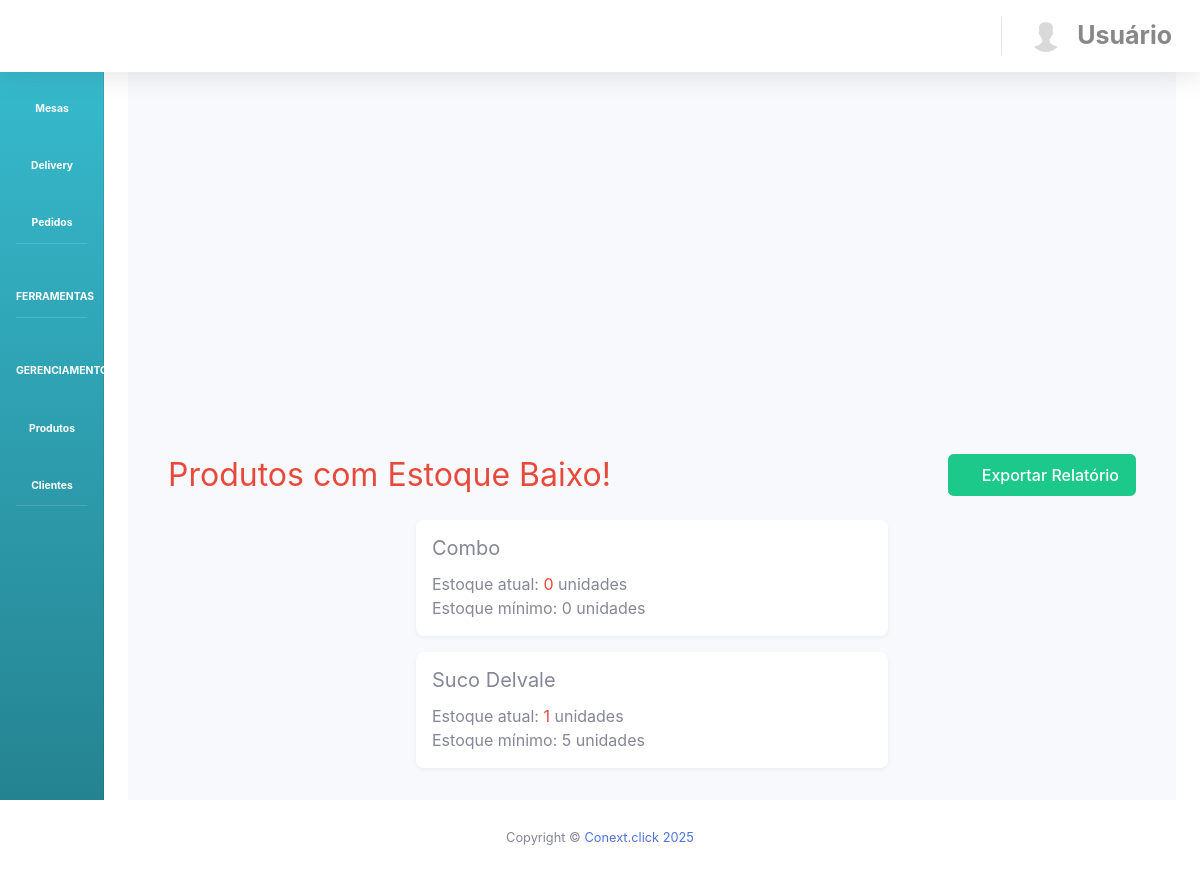
The app's page /?view=estoque (signed in), older data.
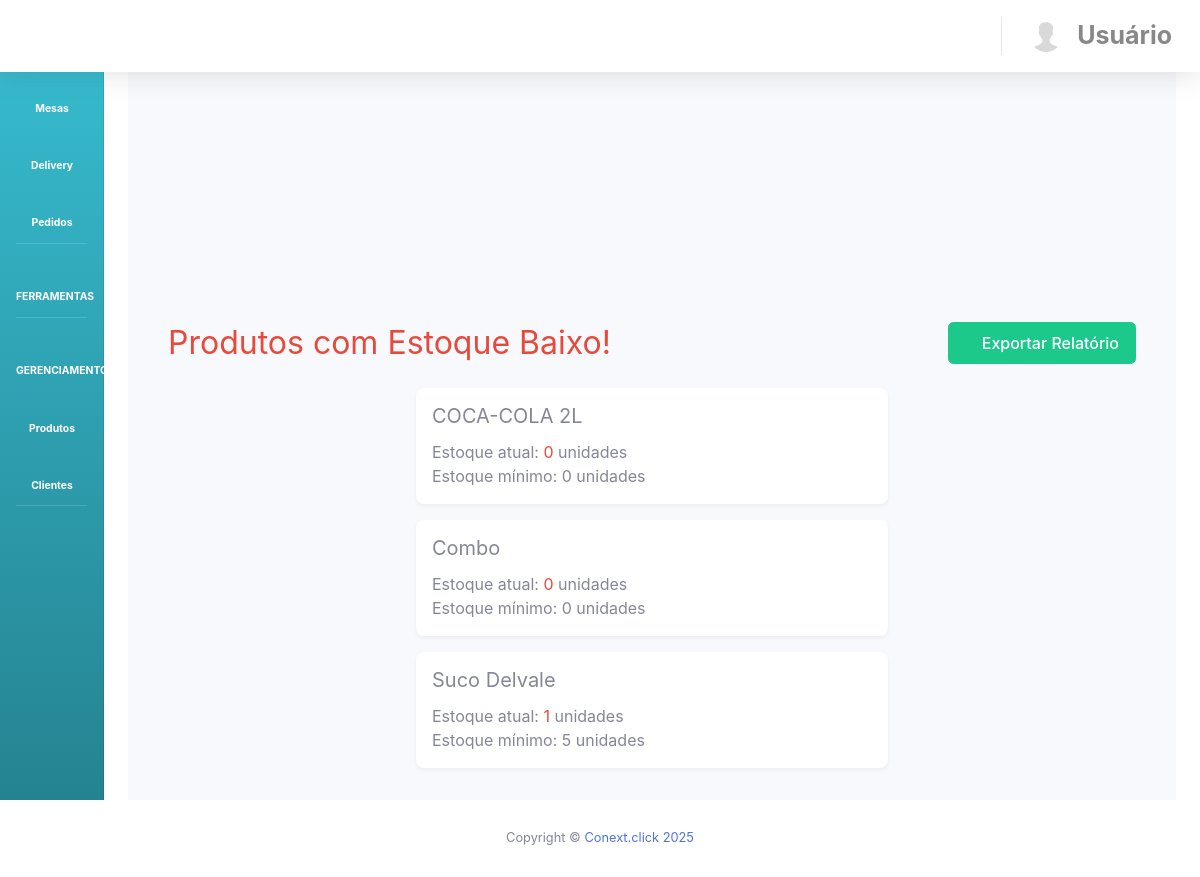
The same page, newer data.
### tables this page shows
CREATE TABLE `estoque` (
  `id` int NOT NULL,
  `produto_id` int NOT NULL,
  `estoque_atual` decimal(10,2) DEFAULT '0.00',
  `estoque_minimo` decimal(10,2) DEFAULT '0.00',
  `preco_custo` decimal(10,2) DEFAULT NULL,
  `marca` varchar(100) DEFAULT NULL,
  `fornecedor` varchar(100) DEFAULT NULL,
  `data_compra` date DEFAULT NULL,
  `data_validade` date DEFAULT NULL,
  `unidade` varchar(10) DEFAULT NULL,
  `observacoes` text,
  `created_at` timestamp NOT NULL DEFAULT CURRENT_TIMESTAMP,
  `updated_at` timestamp NOT NULL DEFAULT CURRENT_TIMESTAMP ON UPDATE CURRENT_TIMESTAMP
);

CREATE TABLE `produtos` (
  `id` int NOT NULL,
  `codigo` varchar(255) DEFAULT NULL,
  `categoria_id` int NOT NULL,
  `nome` varchar(100) NOT NULL,
  `descricao` text,
  `preco_normal` decimal(10,2) NOT NULL,
  `preco_mini` decimal(10,2) DEFAULT NULL,
  `created_at` timestamp NOT NULL DEFAULT CURRENT_TIMESTAMP,
  `imagem` varchar(255) DEFAULT NULL
);

### MVC/CLASSES/system.class.php (called while the page is built, shortened)
<?php
class System {
	public function __construct($view) {
		$this->config = Config::getInstance();
		$viewPath = ROOT_PATH . "/MVC/VIEWS/{$view}.php";
		try {
			include($viewPath);
			include(ROOT_PATH . "/MVC/COMMON/layout.php");
		} catch (Exception $e) {
			error_log("Erro ao carregar view: " . $e->getMessage());
			if (ob_get_level()) ob_end_clean();
			$_SESSION['msg'] = "<div class='alert alert-danger'>Erro ao carregar a página: " . htmlspecialchars($e->getMessage()) . "</div>";
			header("Location: " . $this->config->url('index.php?view=error'));
			exit;
		}
	}
}

### MVC/VIEWS/estoque.php (the view, shortened to what this page needs)
<?php
require_once 'MVC/COMMON/header.php';
require_once 'MVC/MODEL/conexao.php';
$sql = "SELECT p.nome, e.estoque_atual, e.estoque_minimo
        FROM produtos p
        LEFT JOIN estoque e ON p.id = e.produto_id
        WHERE e.estoque_atual <= e.estoque_minimo
        ORDER BY p.nome";
$result = mysqli_query($conn, $sql);
$produtos_baixo_estoque = array();
while ($row = mysqli_fetch_assoc($result)) {
    $produtos_baixo_estoque[] = $row;
}
?>
<div class="container-fluid">
    <div class="d-sm-flex align-items-center justify-content-between mb-4">
        <h2 class="text-danger mb-0">Produtos com Estoque Baixo!</h2>
        <button class="btn btn-success" id="exportarExcel">
            <i class="fas fa-file-excel"></i> Exportar Relatório
        </button>
    </div>
    <div class="row justify-content-center">
        <div class="col-md-6">
            <?php foreach ($produtos_baixo_estoque as $produto): ?>
                <div class="card mb-3">
                    <div class="card-body">
                        <h5 class="card-title"><?php echo htmlspecialchars($produto['nome']); ?></h5>
                        <p class="card-text">
                            Estoque atual: <span class="text-danger"><?php echo (int)$produto['estoque_atual']; ?></span> unidades<br>
                            Estoque mínimo: <?php echo (int)$produto['estoque_minimo']; ?> unidades
                        </p>
                    </div>
                </div>
            <?php endforeach; ?>
        </div>
    </div>
</div>
<?php require_once 'MVC/COMMON/footer.php'; ?>

Row changes from the older to the newer data that the page shows:
added estoque: produto.nome "COCA-COLA 2L", estoque_atual "0", estoque_minimo "0"
